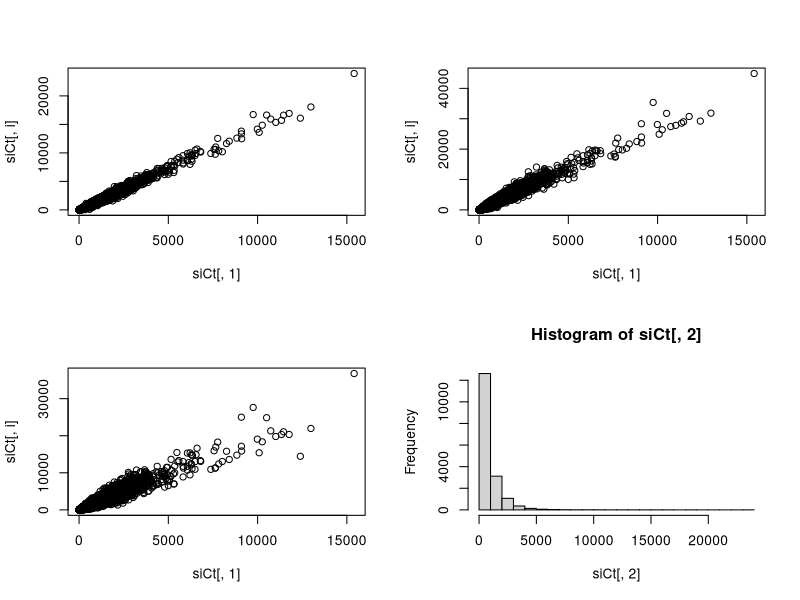

R code for this plot:
## ---- chunk 1
par(mfrow=c(2,2))
siCt <- read.table('sample_siCt.txt',header=TRUE)
for (i in 2:ncol(siCt)) {
  plot(siCt[,1],siCt[,i])
}
hist(siCt[,2],breaks=30)
